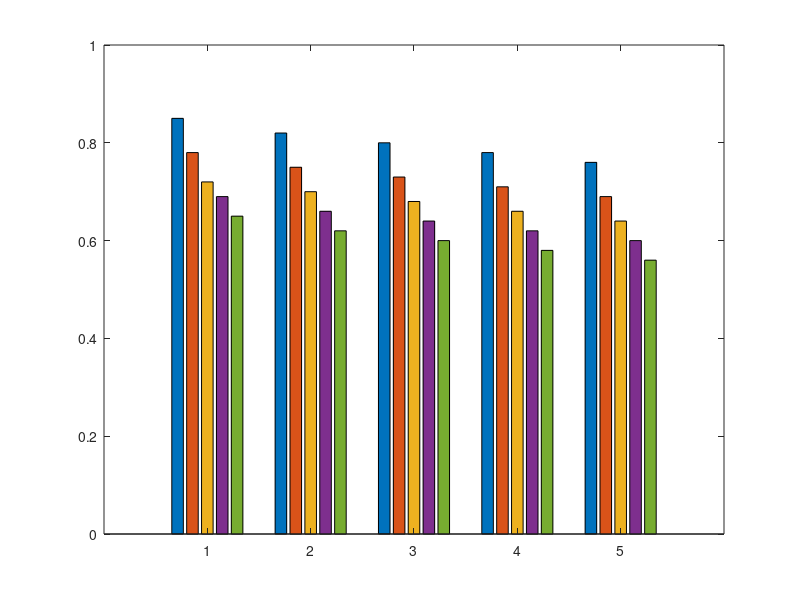

Source code (MATLAB): (Note: this script raises an error after producing the figure.)
clc; clear; close all;

%% ========== 1. 数据 ==========
x = 1:5;

Y = [
    0.85 0.78 0.72 0.69 0.65;
    0.82 0.75 0.70 0.66 0.62;
    0.80 0.73 0.68 0.64 0.60;
    0.78 0.71 0.66 0.62 0.58;
    0.76 0.69 0.64 0.60 0.56
];

%% ========== 2. 颜色 ==========
C = [
    0.00 0.45 0.74;
    0.85 0.33 0.10;
    0.93 0.69 0.13;
    0.49 0.18 0.56;
    0.47 0.67 0.19
];

%% ========== 3. 分组柱状图 ==========
figure;
hBar = bar(x, Y, 'grouped');
hold on;

for i = 1:length(hBar)
    hBar(i).FaceColor = C(i,:);
    hBar(i).EdgeColor = 'k';
    hBar(i).LineWidth = 1;
end

%% ========== 4. 纹理填充 ==========
hatchfill2(hBar(6),'cross','HatchDensity',40,'HatchColor','k');
hatchfill2(hBar(7),'single','HatchAngle',45,'HatchDensity',40,'HatchColor','k');
hatchfill2(hBar(8),'single','HatchAngle',0,'HatchDensity',40,'HatchColor','k');
hatchfill2(hBar(9),'single','HatchAngle',-45,'HatchDensity',40,'HatchColor','k');
hatchfill2(hBar(10),'cross','HatchDensity',30,'HatchColor','k');

%% ========== 5. 标签 ==========
xlabel('Samples');
ylabel('RMSE (m)');
title('Grouped Bar with Hatch Patterns');

box on;
set(gca,'LineWidth',1);
